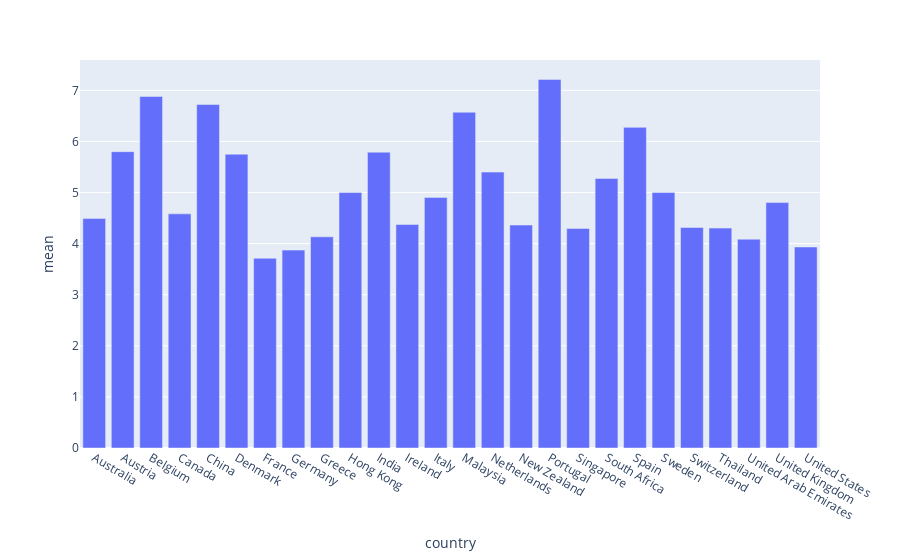

Notebook cell for this chart:
### Code cell
fig1 = px.bar(top_country_df, x='country', y='mean')
fig1.show()

### Figure 1 — Plotly figure (JSON) as saved in the notebook; plotly's stock layout.template omitted (floating-point values rounded to 4 significant figures)
{"data": [{"alignmentgroup": "True", "hovertemplate": "country=%{x}<br>mean=%{y}<extra></extra>", "legendgroup": "", "marker": {"color": "#636efa", "pattern": {"shape": ""}}, "name": "", "offsetgroup": "", "orientation": "v", "showlegend": false, "textposition": "auto", "type": "bar", "x": ["Australia", "Austria", "Belgium", "Canada", "China", "Denmark", "France", "Germany", "Greece", "Hong Kong", "India", "Ireland", "Italy", "Malaysia", "Netherlands", "New Zealand", "Portugal", "Singapore", "South Africa", "Spain", "Sweden", "Switzerland", "Thailand", "United Arab Emirates", "United Kingdom", "United States"], "xaxis": "x", "y": [4.49, 5.8, 6.88, 4.583, 6.722, 5.75, 3.714, 3.873, 4.133, 5, 5.789, 4.375, 4.905, 6.571, 5.4, 4.364, 7.214, 4.296, 5.275, 6.276, 5, 4.316, 4.304, 4.087, 4.803, 3.934], "yaxis": "y"}], "layout": {"barmode": "relative", "legend": {"tracegroupgap": 0}, "margin": {"t": 60}, "xaxis": {"anchor": "y", "domain": [0, 1], "title": {"text": "country"}}, "yaxis": {"anchor": "x", "domain": [0, 1], "title": {"text": "mean"}}}}
